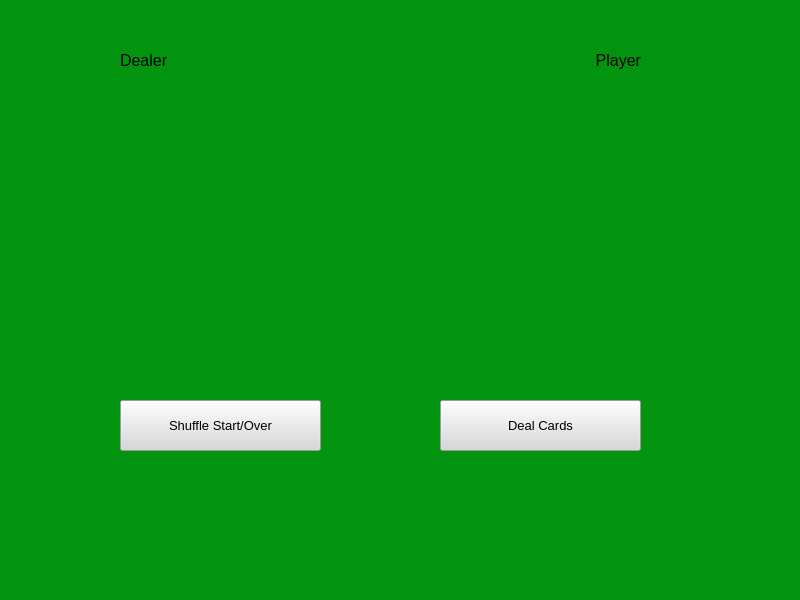
<?xml version="1.0" encoding="UTF-8"?>
<ui version="4.0">
 <class>MainWindow</class>
 <widget class="QMainWindow" name="MainWindow">
  <property name="geometry">
   <rect>
    <x>0</x>
    <y>0</y>
    <width>800</width>
    <height>600</height>
   </rect>
  </property>
  <property name="windowTitle">
   <string>MainWindow</string>
  </property>
  <property name="styleSheet">
   <string notr="true">QWidget{
	background:rgb(3, 148, 15)
}</string>
  </property>
  <widget class="QWidget" name="centralwidget">
   <widget class="QLabel" name="dealerLabel">
    <property name="geometry">
     <rect>
      <x>120</x>
      <y>80</y>
      <width>200</width>
      <height>300</height>
     </rect>
    </property>
    <property name="text">
     <string/>
    </property>
    <property name="pixmap">
     <pixmap>cards/2_of_hearts.png</pixmap>
    </property>
    <property name="scaledContents">
     <bool>true</bool>
    </property>
   </widget>
   <widget class="QLabel" name="playerLabel">
    <property name="geometry">
     <rect>
      <x>440</x>
      <y>80</y>
      <width>200</width>
      <height>300</height>
     </rect>
    </property>
    <property name="text">
     <string/>
    </property>
    <property name="pixmap">
     <pixmap>cards/4_of_spades.png</pixmap>
    </property>
    <property name="scaledContents">
     <bool>true</bool>
    </property>
   </widget>
   <widget class="QLabel" name="dealerHeaderLabel">
    <property name="geometry">
     <rect>
      <x>120</x>
      <y>45</y>
      <width>191</width>
      <height>31</height>
     </rect>
    </property>
    <property name="font">
     <font>
      <pointsize>12</pointsize>
     </font>
    </property>
    <property name="text">
     <string>Dealer</string>
    </property>
   </widget>
   <widget class="QLabel" name="playerHeaderLabel">
    <property name="geometry">
     <rect>
      <x>440</x>
      <y>40</y>
      <width>201</width>
      <height>41</height>
     </rect>
    </property>
    <property name="font">
     <font>
      <pointsize>12</pointsize>
     </font>
    </property>
    <property name="text">
     <string>Player</string>
    </property>
    <property name="alignment">
     <set>Qt::AlignRight|Qt::AlignTrailing|Qt::AlignVCenter</set>
    </property>
   </widget>
   <widget class="QPushButton" name="spushButton">
    <property name="geometry">
     <rect>
      <x>120</x>
      <y>400</y>
      <width>201</width>
      <height>51</height>
     </rect>
    </property>
    <property name="font">
     <font>
      <pointsize>10</pointsize>
     </font>
    </property>
    <property name="styleSheet">
     <string notr="true">QPushButton{
	background:rgb(216, 216, 216)
}</string>
    </property>
    <property name="text">
     <string>Shuffle Start/Over</string>
    </property>
   </widget>
   <widget class="QPushButton" name="dpushButton">
    <property name="geometry">
     <rect>
      <x>440</x>
      <y>400</y>
      <width>201</width>
      <height>51</height>
     </rect>
    </property>
    <property name="font">
     <font>
      <pointsize>10</pointsize>
     </font>
    </property>
    <property name="styleSheet">
     <string notr="true">QPushButton{
	background:rgb(216, 216, 216)
}</string>
    </property>
    <property name="text">
     <string>Deal Cards</string>
    </property>
   </widget>
  </widget>
  <widget class="QMenuBar" name="menubar">
   <property name="geometry">
    <rect>
     <x>0</x>
     <y>0</y>
     <width>800</width>
     <height>26</height>
    </rect>
   </property>
  </widget>
  <widget class="QStatusBar" name="statusbar"/>
 </widget>
 <resources/>
 <connections/>
</ui>
